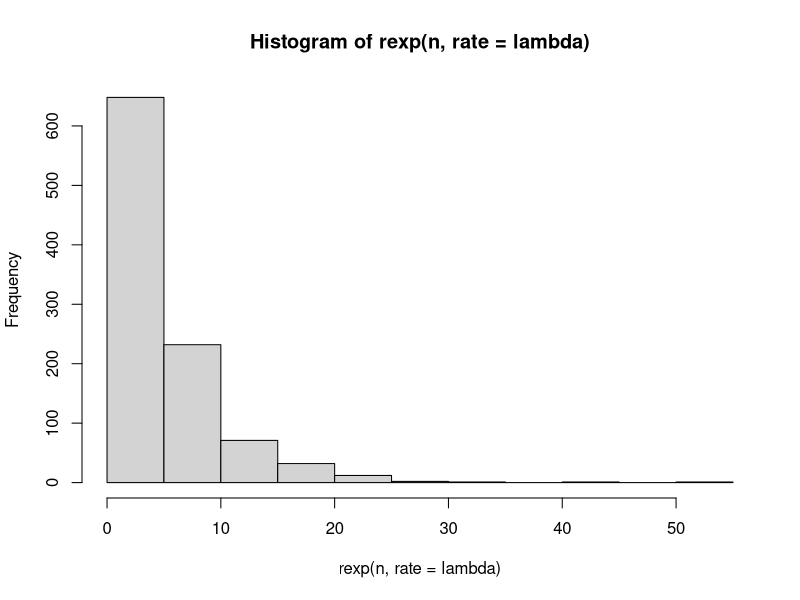
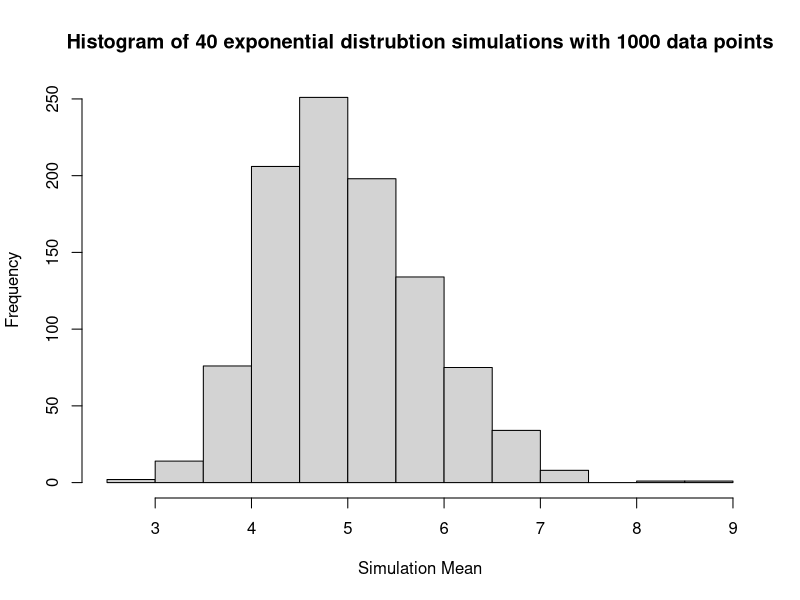

Source code (R) for these figures, in order:
## ---- chunk 1
knitr::opts_chunk$set(echo = TRUE)
## ---- chunk 2
lambda = 0.2 # number
n = 1000 #  size of each distribution, number of data points
B = 40 # number of simulations
## ---- chunk 3
hist(rexp(n,rate = lambda))
## ---- chunk 4
means = NULL
for (i in 1:n) means = c(means, mean(rexp(B,rate=lambda)))
## ---- chunk 5
vars = NULL
for (i in 1:n) vars = c(vars, var(rexp(B,rate=lambda)))
## ---- chunk 6
meanTheory = 1/lambda # theoretical mean
meanSample = means[1] # sample mean
meanAvg = mean(means) # average of sample means
## ---- chunk 7
sdTheory = 1/lambda # theoretical stmeanTheoryandard deviation
varTheory = sdTheory^2 # theoretical variance
varSample = vars[1] # sample variance
varAvg = mean(vars) # average of sample variances
## ---- chunk 8
hist(means,
     breaks = 20,
     main = paste("Histogram of", B, "exponential distrubtion simulations with",n,"data points"),
     xlab = "Simulation Mean")
## ---- chunk 9

